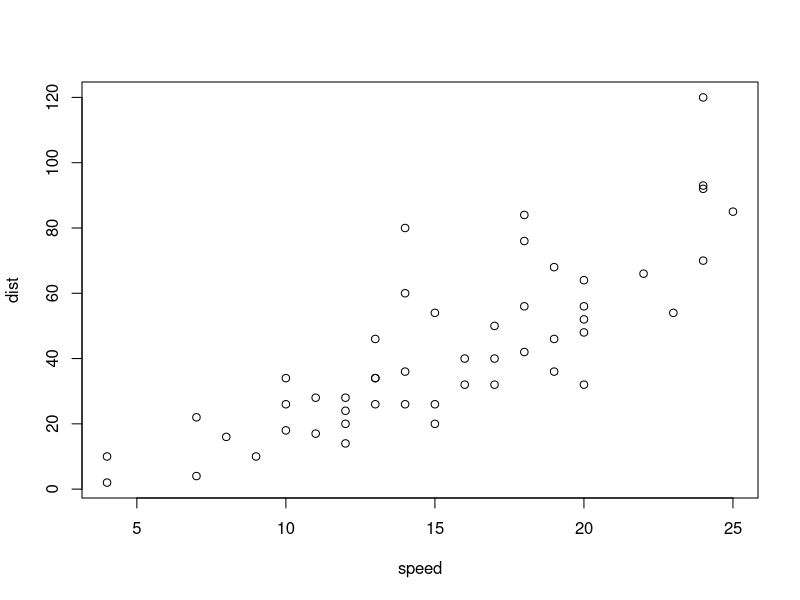
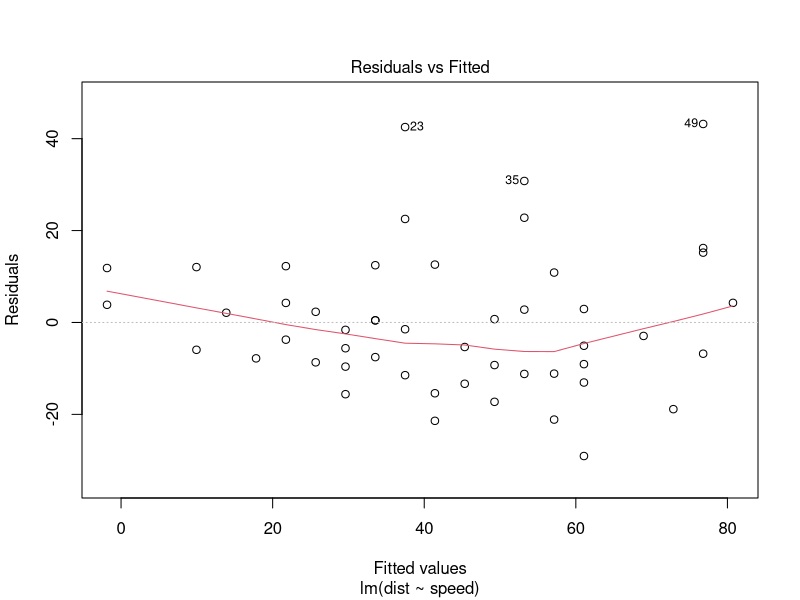
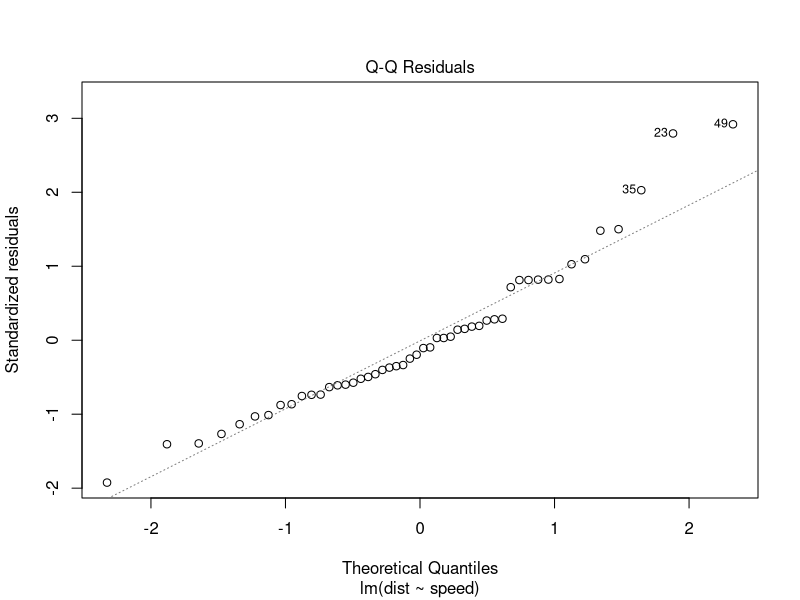
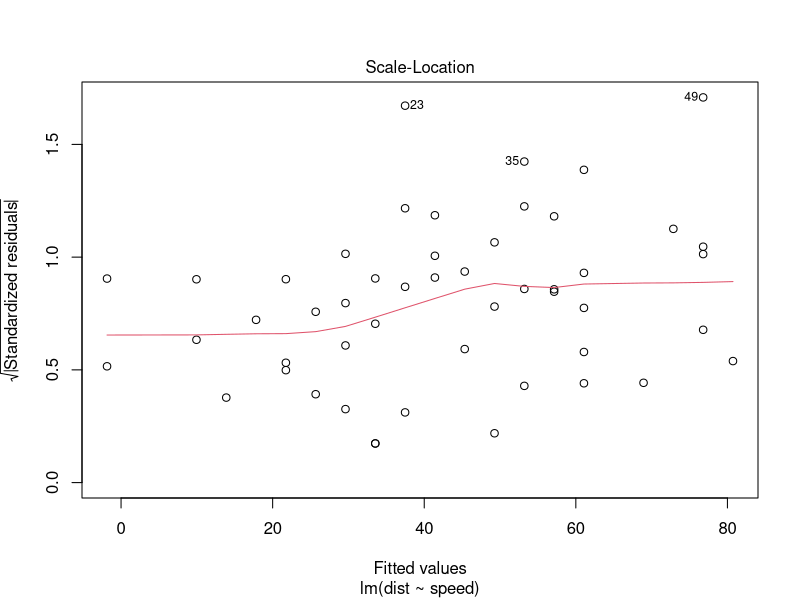
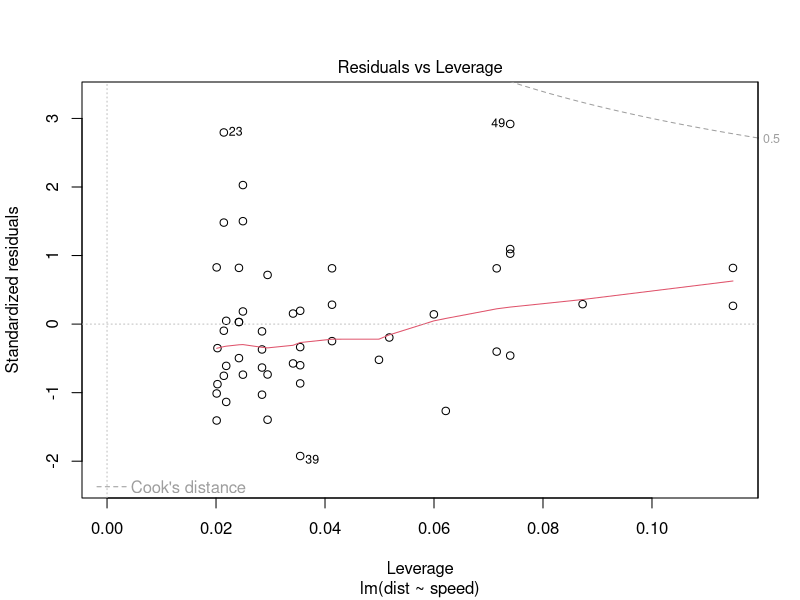
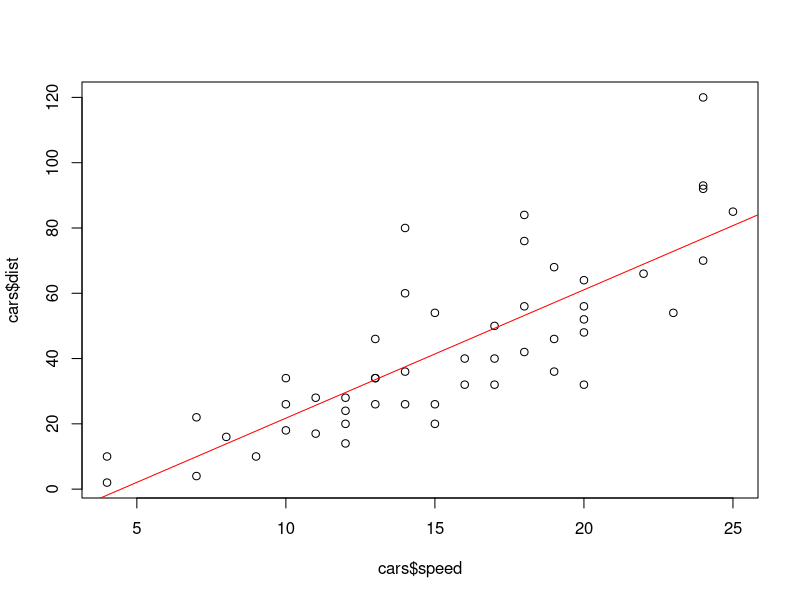
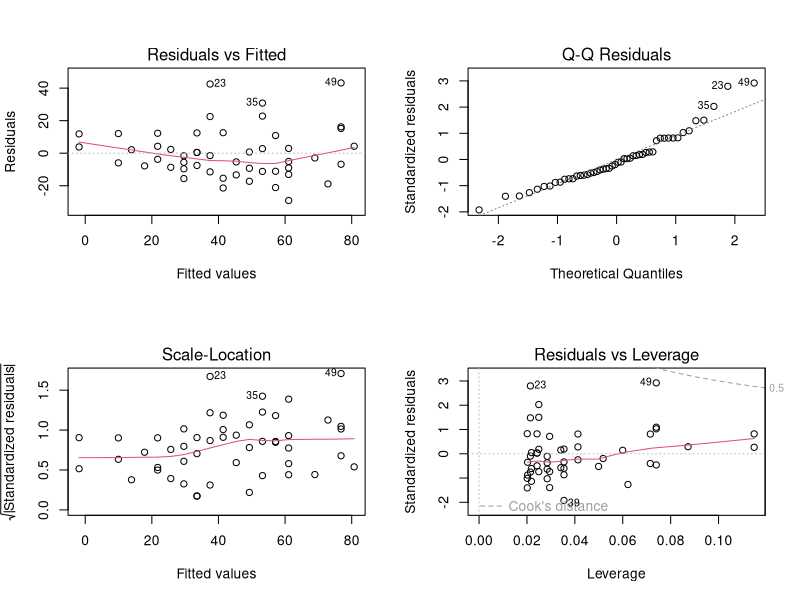
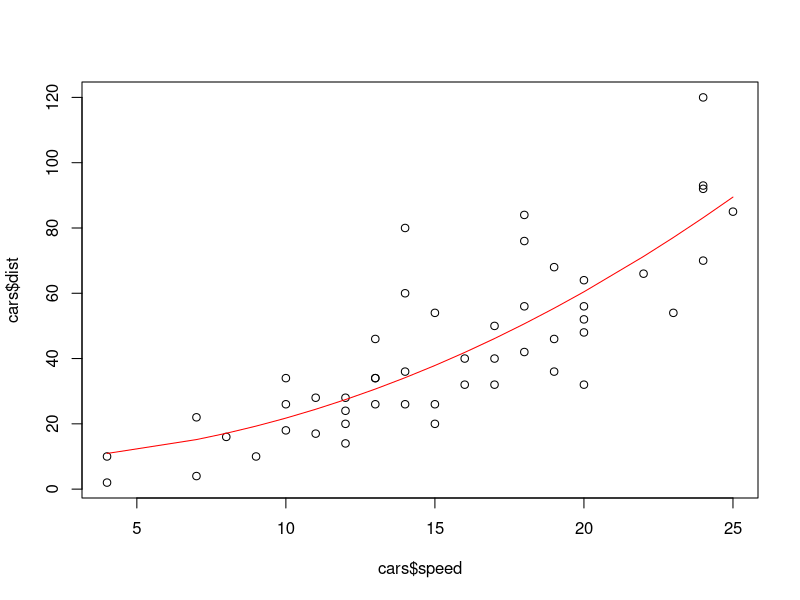

Reproduce these figures in R, in order.
str(cars)

with (cars,
  plot(speed, dist)
)

linear <- lm(dist ~ speed, data = cars)
plot(linear)

plot(cars$speed, cars$dist)
abline(linear, col = 'red')
summary(linear)


par(mfrow=c(2, 2))
plot(linear)

# can also do it like this
poly <- lm(dist ~ poly(speed, 2), data = cars)
summary(poly)
poly <- lm(dist ~ I(speed^2), data = cars)

library(MASS)
summary(poly)
par(mfrow=c(1, 1))
plot(cars$speed, cars$dist)
lines(sort(cars$speed), fitted(poly)[order(cars$speed)], col='red')

par(mfrow=c(2, 2))
plot(poly)

poly2 <- lm(dist ~ speed + I(speed^2), data = cars)
summary(poly2)
plot(poly2)

AIC(linear)
AIC(poly)
AIC(poly2)

poly3 <- lm(dist ~ speed + I(speed^2) + I(speed^3), data = cars)
summary(poly3)

# stepAIC doesn't seem to find the best model here, seems like dist ~ speed^2 is best
library(MASS)
stepAIC(poly3)

poly4 <- lm(formula = dist ~ speed + I(speed^3), data = cars)
summary(poly4)
AIC(poly4)
